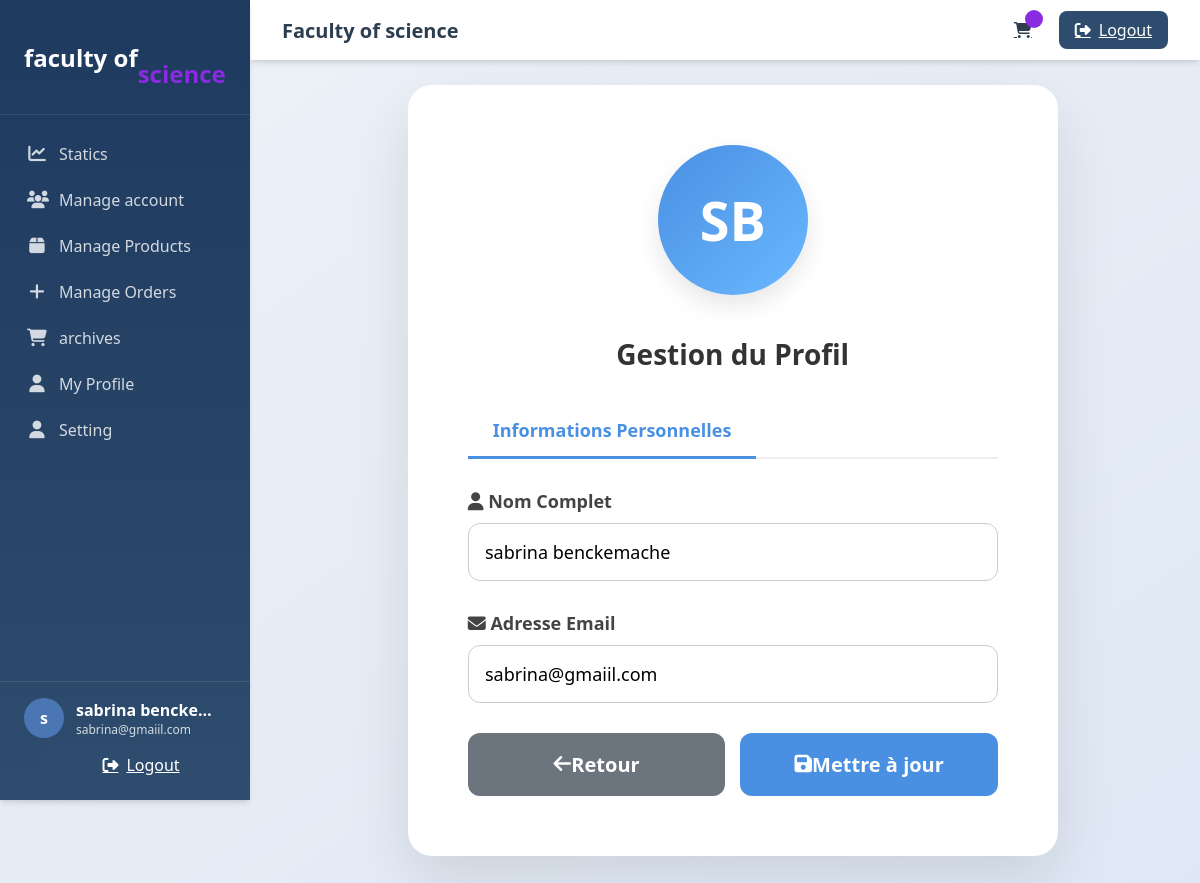
Screenshot of /php/setting.PHP (signed in) with the database file from the repository.
### tables this page shows
CREATE TABLE IF NOT EXISTS `user_info` (
  `id` int NOT NULL AUTO_INCREMENT,
  `name` varchar(100) NOT NULL,
  `email` varchar(100) NOT NULL,
  `password` varchar(100) NOT NULL,
  `approved` tinyint(1) DEFAULT '0',
  `type` varchar(50) DEFAULT NULL,
  `speciality` varchar(50) NOT NULL,
  `status` enum('pending','approved','rejected') DEFAULT 'pending',
  `registration_date` datetime DEFAULT CURRENT_TIMESTAMP,
  `approval_date` datetime DEFAULT NULL,
  `is_active` tinyint(1) NOT NULL DEFAULT '1',
  `department_id` int DEFAULT NULL,
  PRIMARY KEY (`id`)
);

### php/setting.PHP (the view, shortened to what this page needs)
<?php
include 'config.php';
include 'sidebar.php';
$user_id = $_SESSION['user_id'];
$query = "SELECT * FROM user_info WHERE id = $user_id LIMIT 1";
$result = mysqli_query($conn, $query);
$user = mysqli_fetch_assoc($result);
function getInitials($name) {
    $parts = explode(' ', trim($name));
    $initials = '';
    foreach ($parts as $p) {
        if(!empty($p)) {
            $initials .= strtoupper($p[0]);
        }
    }
    return substr($initials, 0, 2);
}
$initials = getInitials($user['name']);
?>
<!DOCTYPE html>
<html lang="en">
<head>
    <link rel="stylesheet" href="https://cdnjs.cloudflare.com/ajax/libs/font-awesome/6.5.0/css/all.min.css">
</head>
<body>
<div class="container">
    <div class="profile-card">
        <div class="avatar"><?= $initials ?></div>
        <h1 class="form-title">Gestion du Profil</h1>
        <div class="tabs">
            <div class="tab active" onclick="openTab('profile')">Informations Personnelles</div>
        </div>
        <div id="profile-tab" class="tab-content active">
            <form method="POST">
                <div class="form-group">
                    <label for="name"><i class="fas fa-user"></i> Nom Complet</label>
                    <input type="text" name="name" id="name" value="<?= htmlspecialchars($user['name']) ?>" required>
                </div>
                <div class="form-group">
                    <label for="email"><i class="fas fa-envelope"></i> Adresse Email</label>
                    <input type="email" name="email" id="email" value="<?= htmlspecialchars($user['email']) ?>" required>
                </div>
                <div class="buttons-container">
                    <a href="profile.php" class="back-button"><i class="fas fa-arrow-left"></i> Retour</a>
                    <button type="submit"><i class="fas fa-save"></i> Mettre à jour</button>
                </div>
            </form>
        </div>
    </div>
</div>
</body>
</html>

### php/sidebar.php (shortened to what this page needs)
<?php
include 'top.php';
$user_id = $_SESSION['user_id'];
$select_user = mysqli_query($conn, "SELECT * FROM user_info WHERE id = '$user_id'") or die('query failed');
$fetch_user = mysqli_fetch_assoc($select_user);
$currentPage = basename($_SERVER['PHP_SELF']);
?>
<!DOCTYPE html>
<html lang="en">
<head>
    <link rel="stylesheet" href="https://cdnjs.cloudflare.com/ajax/libs/font-awesome/6.0.0-beta3/css/all.min.css">
    <link rel="stylesheet" href="../css/main.css">
    <link rel="stylesheet" href="https://cdnjs.cloudflare.com/ajax/libs/font-awesome/6.5.0/css/all.min.css">
</head>
<div class="sidebar" id="sidebar">
    <div class="sidebar-header">
        <div class="logo">  faculty of  <br> <span> <span></span> <br>   science</span></div>
    </div>
    <div class="sidebar-nav">
    <?php if ($fetch_user['type'] == 'admin') : ?>
    <a href="admin_dashboard.php" class="nav-item <?php if ($currentPage == 'admin_dashboard.php') echo 'active'; ?>">
        <i class="fas fa-chart-line"></i>
        <span>Statics</span>
    </a>
<?php endif; ?>
        <a href="admin_approval.php" class="nav-item">
            <i class="fas fa-users"></i>
            <span>Manage account</span>
        </a>
        <a href="products.php" class="nav-item <?php if ($currentPage == 'products.php') echo 'active'; ?>">
    <i class="fas fa-box"></i>
    <span> Manage Products</span>
</a>
<a href="admin_orders.php" class="nav-item <?php if ($currentPage == 'admin_orders.php') echo 'active'; ?>">
    <i class="fas fa-plus"></i>
    <span>Manage Orders</span>
</a>
        <a href="archives.php" class="nav-item">
            <i class="fas fa-shopping-cart"></i>
            <span>archives</span>
        </a>
        <a href="profile.php" class="nav-item">
            <i class="fas fa-user"></i>
            <span>My Profile</span>
        </a>
        <a href="update.profile.php" class="nav-item">
            <i class="fas fa-user"></i>
            <span>Setting</span>
        </a>
    </div>
    <div class="sidebar-footer">
        <div class="user-info">
            <div class="user-avatar">
                <?php echo substr($fetch_user['name'] ?? 'User', 0, 1); ?>
            </div>
            <div class="user-details">
                <div class="user-name"><?php echo $fetch_user['name'] ?? 'User'; ?></div>
                <div class="user-email"><?php echo $fetch_user['email'] ?? 'email@example.com'; ?></div>
            </div>
        </div>
        <a href="index.php?logout=<?php echo $user_id; ?>" onclick="return confirm('Are you sure you want to logout?');"
            class="logout-btn" style="width: 100%; justify-content: center;">
            <i class="fas fa-sign-out-alt"></i>
            <span>Logout</span>
        </a>
    </div>
</div>
<div class="main-content" id="main-content">

### css/main.css (style rules this page uses)
:root { --primary: #2e4c6d; --primary-dark: #1e3a5f; --primary-light: #4a77b4; --accent: blueviolet; --background: #f7f9fc; --text: #2c3e50; --text-light: #64748b; --error: #e74c3c; --success: #27ae60; --border: #e2e8f0; --shadow: 0 4px 6px -1px rgba(0, 0, 0, 0.1), 0 2px 4px -1px rgba(0, 0, 0, 0.06); --radius: 0.5rem; }
* { margin: 0; padding: 0; box-sizing: border-box; font-family: 'Segoe UI', Tahoma, Geneva, Verdana, sans-serif; }
body { background-color: var(--background); color: var(--text); min-height: 100vh; overflow-x: hidden; }
.sidebar { width: 250px; background: linear-gradient(180deg, var(--primary-dark) 0%, var(--primary) 100%); color: white; height: 100vh; position: fixed; left: 0; top: 0; z-index: 100; transition: all 0.3s ease; box-shadow: var(--shadow); }
.sidebar-header { padding: 1.5rem; border-bottom: 1px solid rgba(255, 255, 255, 0.1); }
.logo { font-size: 1.5rem; font-weight: 700; display: flex; align-items: center; }
.logo span { color: blueviolet; }
.sidebar-nav { padding: 1rem 0; }
.nav-item { padding: 0.75rem 1.5rem; display: flex; align-items: center; color: rgba(255, 255, 255, 0.8); text-decoration: none; transition: all 0.2s ease; border-left: 3px solid transparent; }
.nav-item i { margin-right: 0.75rem; font-size: 1.1rem; width: 20px; text-align: center; }
.sidebar-footer { position: absolute; bottom: 0; width: 100%; padding: 1rem 1.5rem; border-top: 1px solid rgba(255, 255, 255, 0.1); }
.user-info { display: flex; align-items: center; margin-bottom: 0.5rem; }
.user-avatar { width: 40px; height: 40px; border-radius: 50%; background-color: var(--primary-light); display: flex; align-items: center; justify-content: center; margin-right: 0.75rem; font-weight: bold; }
.user-details { flex: 1; overflow: hidden; }
.user-name { font-weight: 600; white-space: nowrap; overflow: hidden; text-overflow: ellipsis; }
.user-email { font-size: 0.75rem; opacity: 0.8; white-space: nowrap; overflow: hidden; text-overflow: ellipsis; }
.main-content { flex: 1; margin-left: 250px; padding: 70px 2rem 2rem; transition: all 0.3s ease; }
.logout-btn { background-color: var(--primary); color: white; border: none; padding: 0.5rem 1rem; border-radius: var(--radius); margin-left: 1rem; cursor: pointer; display: flex; align-items: center; transition: background-color 0.2s ease; }
.logout-btn i { margin-right: 0.5rem; }

### rows the page displays
user_info: name "s", name "sabrina bencke…", email "sabrina@gmaiil.com", name "SB", name "sabrina benckemache"
